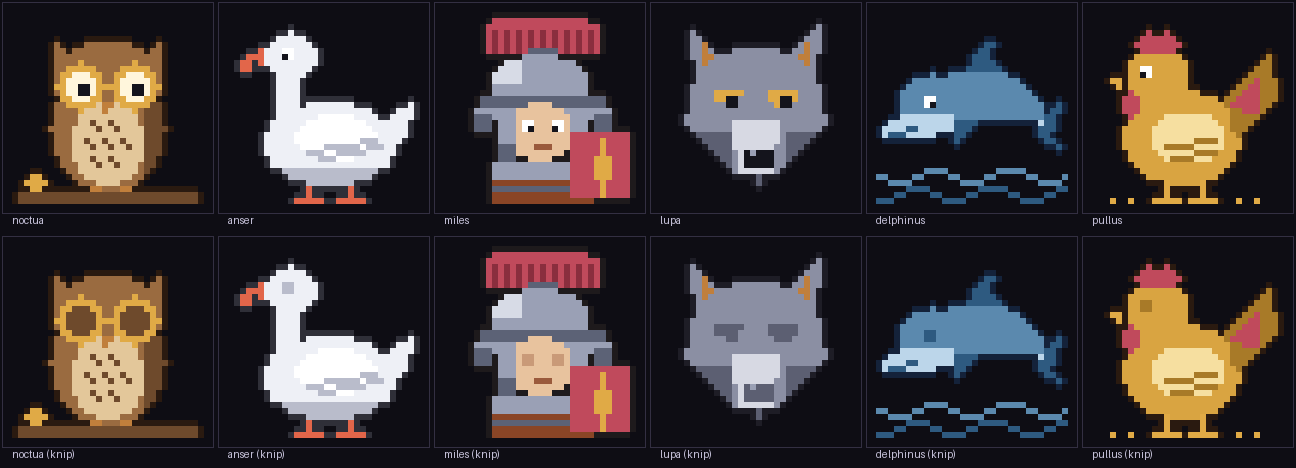

The Python source for this figure:
# -*- coding: utf-8 -*-
"""Rendert de comites naar contactblad.png: elk figuur open en knipperend, op de
achtergrond van de app. Vereist Pillow.

    python3 contactblad.py && xdg-open contactblad.png

Kijk er echt naar: of een figuur herkenbaar is, zie je niet aan de letters.
"""
from PIL import Image, ImageDraw
import figuren

SC, PAD, LBL = 6, 12, 18
CELL = figuren.W * SC + PAD * 2
namen = list(figuren.F)
img = Image.new("RGB", (len(namen) * CELL, 2 * (CELL + LBL)), (14, 13, 20))
d = ImageDraw.Draw(img)


def teken(f, cx, cy, dicht):
    for y, rij in enumerate(f["px"]):
        for x, ch in enumerate(rij):
            if ch == ".":
                continue
            if dicht and ch in "we":
                ch = "k"
            X, Y = cx + PAD + x * SC, cy + PAD + y * SC
            d.rectangle([X, Y, X + SC - 1, Y + SC - 1], fill=f["pal"][ch])


for i, n in enumerate(namen):
    f = figuren.F[n]
    for rij, dicht in ((0, False), (1, True)):
        cx, cy = i * CELL, rij * (CELL + LBL)
        d.rectangle([cx + 2, cy + 2, cx + CELL - 3, cy + CELL - 3], outline=(51, 47, 66))
        teken(f, cx, cy, dicht)
        d.text((cx + PAD, cy + CELL - 2), n + (" (knip)" if dicht else ""), fill=(200, 196, 220))
img.save("contactblad.png")
print("contactblad.png geschreven —", len(namen), "comites")
